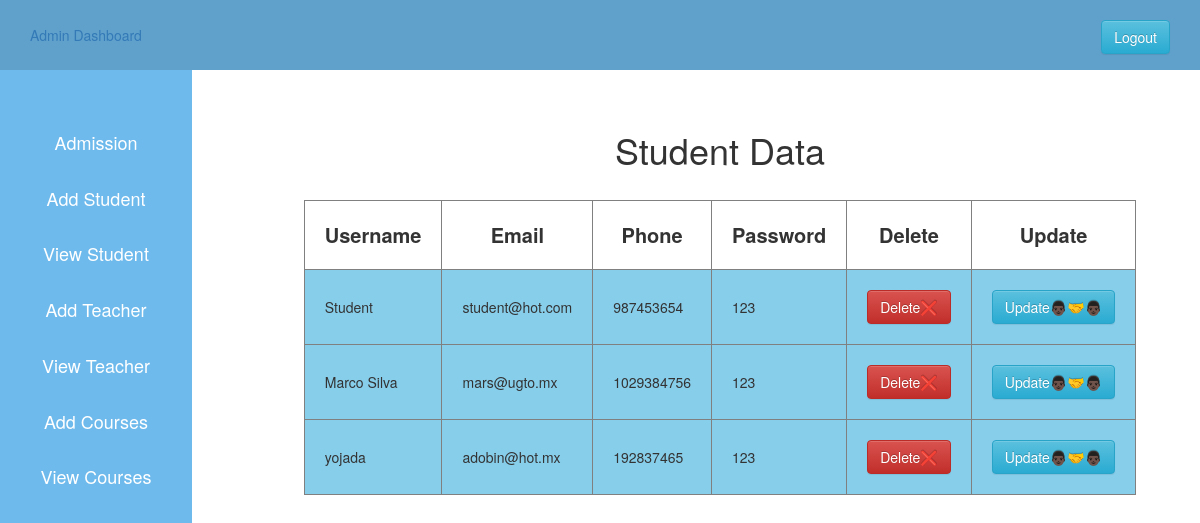
The page /view_student.php (signed in) on the database as committed earlier.
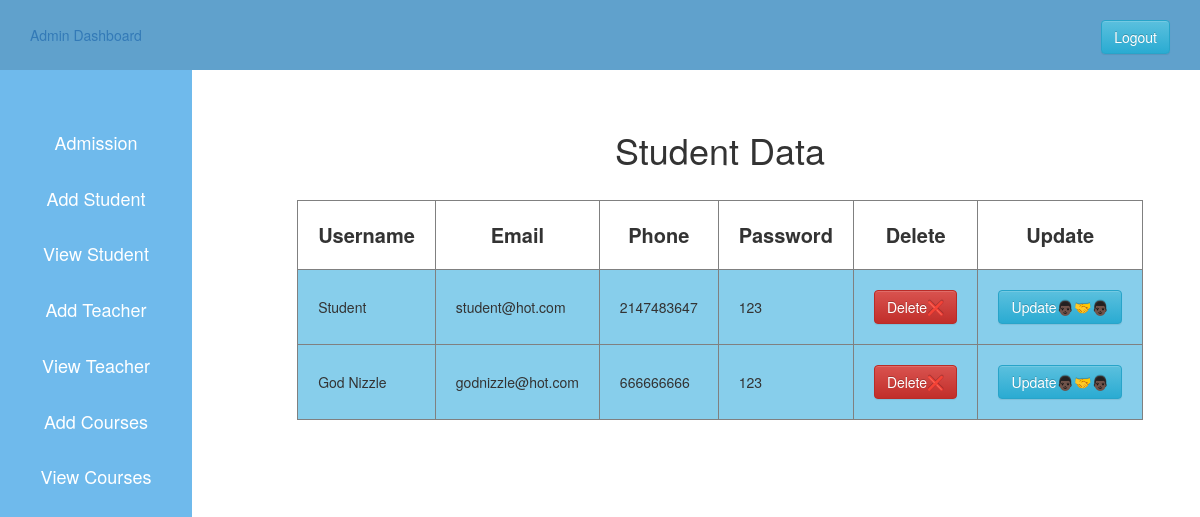
The same page on the database as committed later.
### tables this page shows
CREATE TABLE `user` (
  `id` int(11) NOT NULL,
  `username` varchar(255) DEFAULT NULL,
  `phone` int(30) DEFAULT NULL,
  `email` varchar(255) DEFAULT NULL,
  `usertype` varchar(50) DEFAULT NULL,
  `password` varchar(255) DEFAULT NULL
);

### view_student.php (the view, shortened to what this page needs)
<?php
  $host="localhost";
  $user="root";
  $password="";
  $db="schoolproject";
  $data=mysqli_connect($host, $user, $password, $db);
  $sql="SELECT * FROM user WHERE usertype='student'";
  $result=mysqli_query($data, $sql);
?>
<!DOCTYPE html>
<html lang="en">
<head>
  <?php
    include 'admin_css.php';
  ?>
</head>
<body>
  <?php
    include 'admin_sidebar.php';
  ?>
  <div class="content">
    <center>
    <h1>Student Data</h1>
    <br>
    <table border="1px">
        <tr>
            <th class="table_th">Username</th>
            <th class="table_th">Email</th>
            <th class="table_th">Phone</th>
            <th class="table_th">Password</th>
            <th class="table_th">Delete</th>
            <th class="table_th">Update</th>
        </tr>
        <?php
        while($info=$result->fetch_assoc()){
        ?>
        <tr>
            <td class="table_td">
                <?php echo "{$info['username']}"; ?>
            </td>
            <td class="table_td">
                <?php echo "{$info['email']}"; ?>
            </td>
            <td class="table_td">
                <?php echo "{$info['phone']}"; ?>
            </td>
            <td class="table_td">
                <?php echo "{$info['password']}"; ?>
            </td>
            <td class="table_td" style="text-align: center;">
                <?php echo "<a onClick=\"javascript:return confirm('Are you sure you want to delete this student?');\"
                    class='btn btn-danger' href='delete.php?student_id={$info['id']}'>Delete❌</a>"; ?>
            </td>
            <td class="table_td">
                <?php echo "<a class='btn btn-info' href='update_student.php?student_id={$info['id']}'> Update👨🏿‍🤝‍👨🏿 </a>"; ?>
            </td>
        </tr>
        <?php } ?>
    </table>
    </center>
  </div>
</body>
</html>

Rows that differ between the two databases and show on the page:
removed user: username "Marco Silva", email "mars@ugto.mx", phone "1029384756", password "123"
removed user: username "yojada", email "adobin@hot.mx", phone "192837465", password "123"
changed user "Student": phone "987453654" → "2147483647"
added user: username "God Nizzle", email "godnizzle@hot.com", phone "666666666", password "123"
